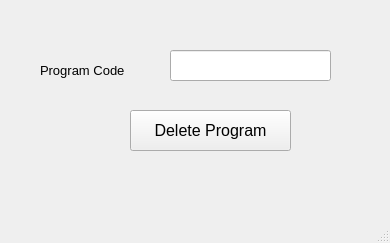
<?xml version="1.0" encoding="UTF-8"?>
<ui version="4.0">
 <class>deleteProgramWindow</class>
 <widget class="QMainWindow" name="deleteProgramWindow">
  <property name="geometry">
   <rect>
    <x>0</x>
    <y>0</y>
    <width>390</width>
    <height>243</height>
   </rect>
  </property>
  <property name="windowTitle">
   <string>Delete Program</string>
  </property>
  <widget class="QWidget" name="centralwidget">
   <widget class="QPushButton" name="deleteProgramSubmit">
    <property name="geometry">
     <rect>
      <x>130</x>
      <y>110</y>
      <width>161</width>
      <height>41</height>
     </rect>
    </property>
    <property name="font">
     <font>
      <pointsize>12</pointsize>
     </font>
    </property>
    <property name="text">
     <string>Delete Program</string>
    </property>
   </widget>
   <widget class="QLineEdit" name="programDelete">
    <property name="geometry">
     <rect>
      <x>170</x>
      <y>50</y>
      <width>161</width>
      <height>31</height>
     </rect>
    </property>
    <property name="font">
     <font>
      <pointsize>10</pointsize>
     </font>
    </property>
   </widget>
   <widget class="QLabel" name="label">
    <property name="geometry">
     <rect>
      <x>40</x>
      <y>60</y>
      <width>111</width>
      <height>21</height>
     </rect>
    </property>
    <property name="font">
     <font>
      <pointsize>10</pointsize>
     </font>
    </property>
    <property name="text">
     <string>Program Code</string>
    </property>
   </widget>
  </widget>
  <widget class="QMenuBar" name="menubar">
   <property name="geometry">
    <rect>
     <x>0</x>
     <y>0</y>
     <width>390</width>
     <height>26</height>
    </rect>
   </property>
  </widget>
  <widget class="QStatusBar" name="statusbar"/>
 </widget>
 <resources/>
 <connections/>
</ui>
